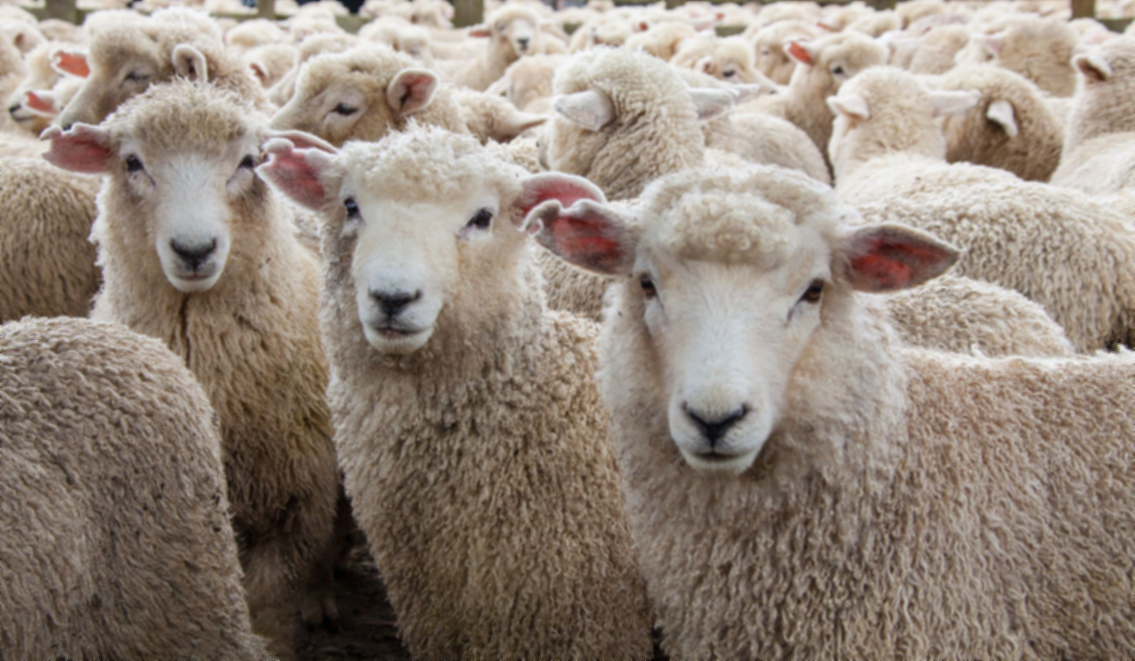
#> input picture data analysis/sheep_0.png, 2269 x 1322 px, given in place of good-morning-images.jpg, which was not available (shown at 1/2 size)
$ jupyter execute --allow-errors image_processing.ipynb   (text cells are left out)
#> lines starting #> are read from the running program, lines starting #| are printed output that depends on the picture; pictures that were not available may be replaced by others from this repository, and a replacement may not be noted
[cell 1]
import requests
from PIL import Image
from io import BytesIO

[cell 2]
def download_img(url):
    response = requests.get(url)
    img = Image.open(BytesIO(response.content))
#> img is the input picture: PIL image 2269x1322 RGB; mean R, G, B 146.7, 133.6, 122.6
    return img

[cell 3]
im1 = download_img('https://www.sanjayjangam.com/wp-content/uploads/2021/10/good-morning-images.jpg')
im1.save('image2.png')

[cell 4]
im2 = Image.open(r"C:\Users\ZAID\Pictures\product-1.jpg") # r is for raw string
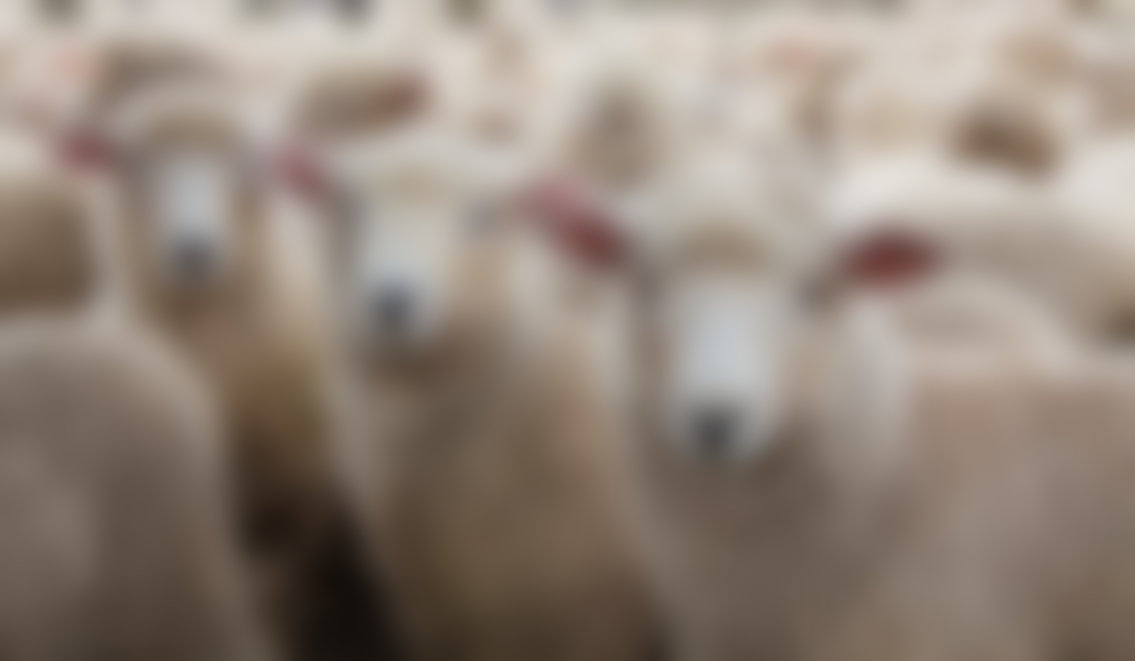
#> input picture data analysis/sheep_11.png, 2269 x 1322 px, given in place of product-1.jpg, which was not available (shown at 1/2 size)
#> im2 is the input picture: PIL image 2269x1322 RGB; mean R, G, B 146.4, 133.3, 122.3
im2.size
#> Out = (2269, 1322)

[cell 5]
im1.show()

[cell 6]
im1.info

[cell 7]
im2.info

[cell 8]
# resize image
im2.resize((100,100))

[cell 9]
im1.resize(( 3* im1.width, 3* im1.height))

[cell 10]
im2.resize(( im2.width//3, im2.height//3)).save('image3.png')
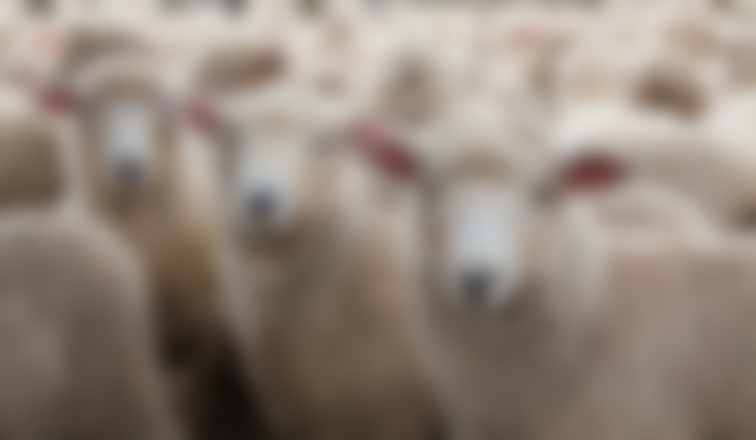
#> saved as image3.png: PIL image 756x440 RGB; mean R, G, B 146.4, 133.3, 122.3

[cell 11]
from PIL import ImageDraw, ImageFont

[cell 12]
drawIm2 = ImageDraw.Draw(im2)
drawIm2.text((20,20), 'Capsicum', fill='red', font=ImageFont.truetype('arial.ttf', 100))
im2

[cell 13]
im2.show()

[cell 14]
im1.rotate(90)
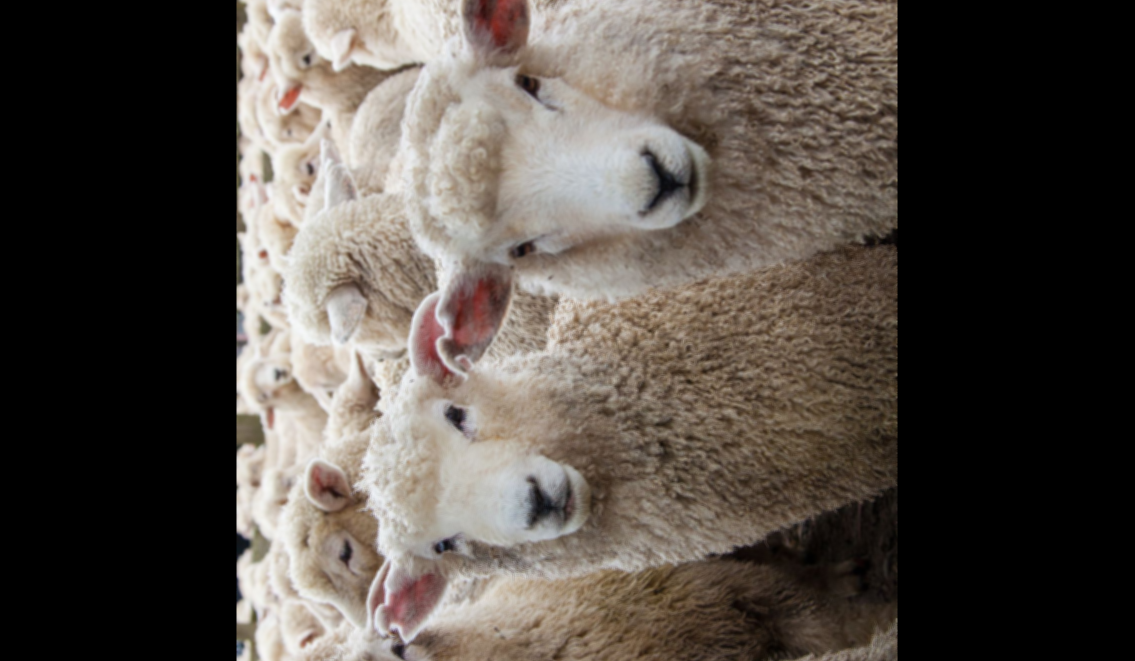
#> Out: PIL image 2269x1322 RGB (shown at 1/2 size); mean R, G, B 83.9, 76.8, 70.5

[cell 15]
im2.rotate(30, expand=True, fillcolor='white').save('capsicum2.png')
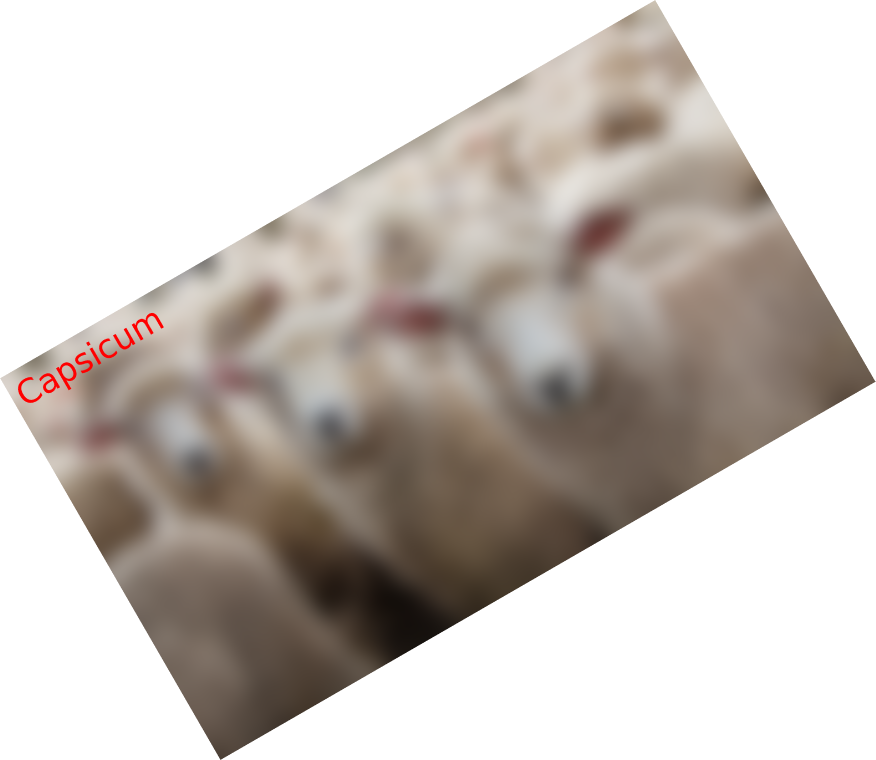
#> saved as capsicum2.png: PIL image 2627x2280 RGB (shown at 1/3 size); mean R, G, B 200.7, 193.8, 188.2

[cell 16]
# IMAGE FLIP
im1.transpose(Image.Transpose.FLIP_LEFT_RIGHT)
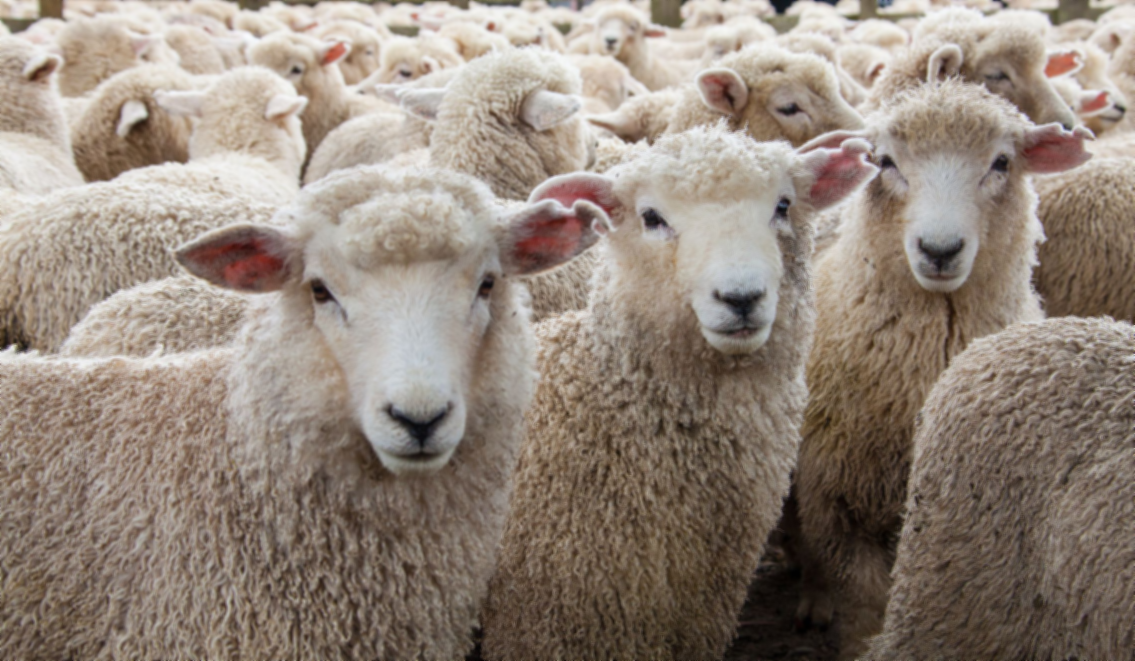
#> Out: PIL image 2269x1322 RGB (shown at 1/2 size); mean R, G, B 146.7, 133.6, 122.6
# if u are getting error then use this
# im1.transpose(Image.FLIP_LEFT_RIGHT)

[cell 17]
im1.transpose(Image.Transpose.FLIP_TOP_BOTTOM)
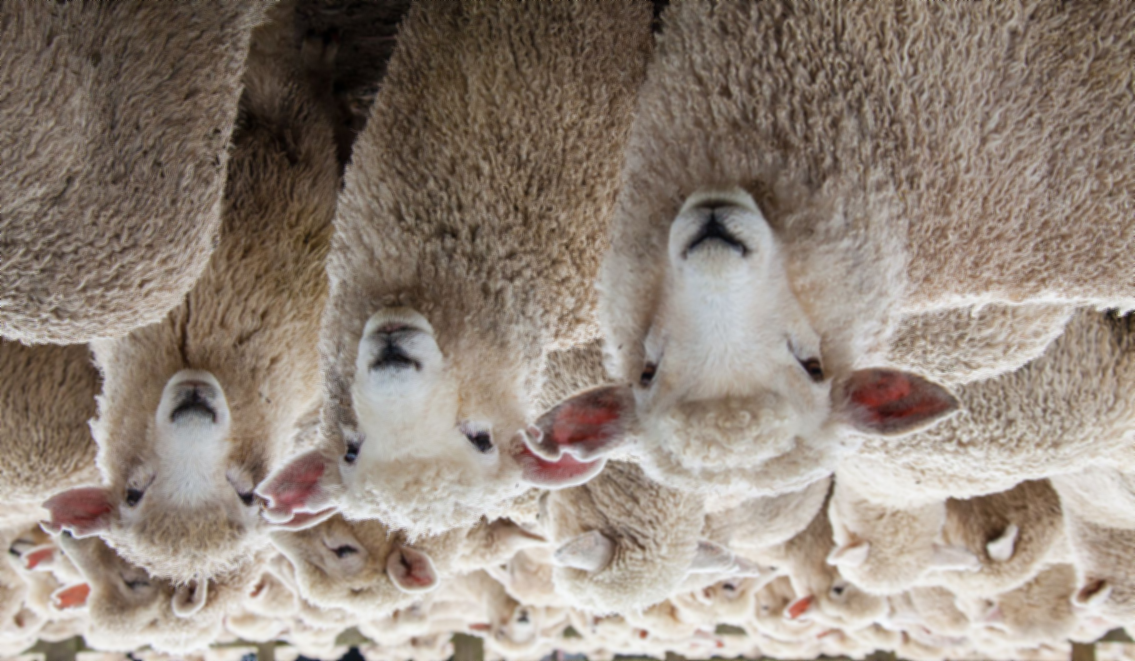
#> Out: PIL image 2269x1322 RGB (shown at 1/2 size); mean R, G, B 146.7, 133.6, 122.6

[cell 18]
sky = download_img('https://img.freepik.com/free-photo/white-cloud-blue-sky_74190-2381.jpg?w=1800&t=st=1666358844~exp=1666359444~hmac=bfb53b92d5b4e0dbddb2ae526e20b8a3d581f0f191a15769445c05a38506ec6c')
sky.save('sky.jpg')

#> (a cell that did not finish here is left out)

[cell 20]
print("Sky image resolution: ", sky.size)
#| Sky image resolution:  (2269, 1322)
print('Sky format: ', sky.format)
#| Sky format:  PNG
#> (the rest of this cell did not finish here and is left out)

[cell 21]
def blend_image(image_1, image_2, mode='RGB', size=(100,100), alpha=0.5):
#> called with mode = 'RGB', size = (1000, 1000), alpha = 0.3
    image_1 = image_1.resize(size)
    image_2 = image_2.resize(size)
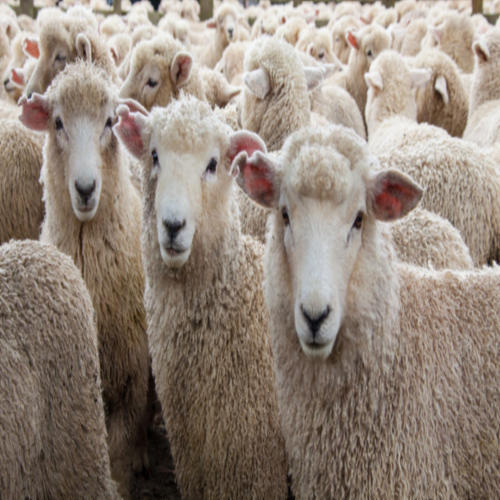
#> image_2: PIL image 1000x1000 RGB (shown at 1/2 size); mean R, G, B 146.7, 133.6, 122.6
    image_1 = image_1.convert(mode)
    image_2 = image_2.convert(mode)
    blended_image = Image.blend(image_1, image_2, alpha)
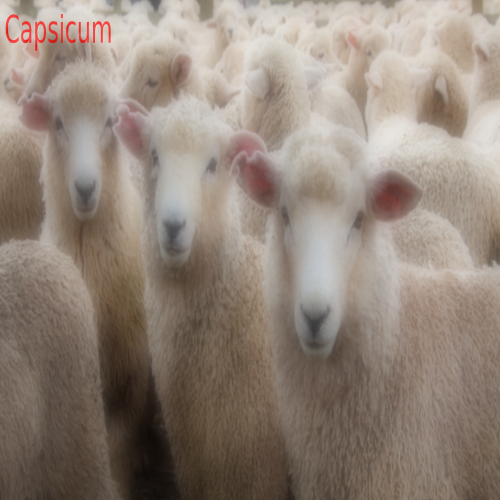
#> blended_image: PIL image 1000x1000 RGB (shown at 1/2 size); mean R, G, B 146.2, 132.5, 121.5
    return blended_image

[cell 22]
blend_image(im2, im1, alpha=0.3, size=(1000,1000)).show()

#> (a cell that did not finish here is left out)

[cell 24]
im1 = im1.convert('RGBA')
#> (the rest of this cell did not finish here and is left out)
